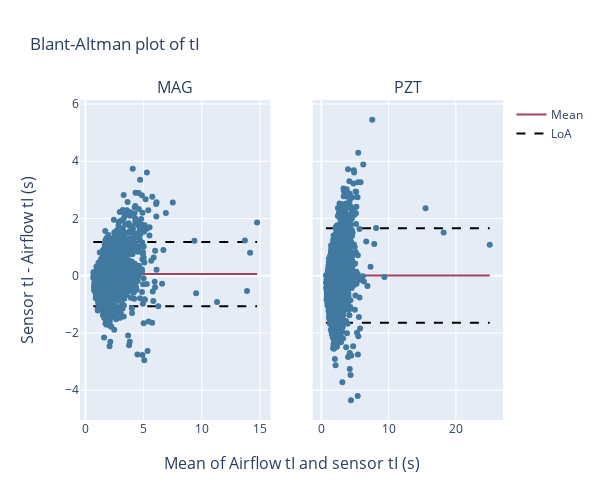
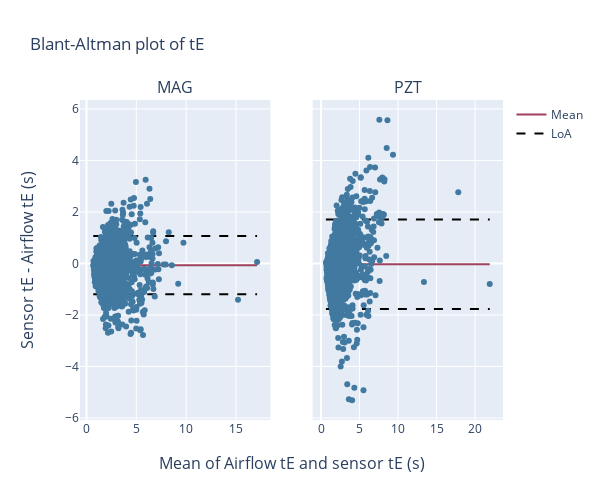
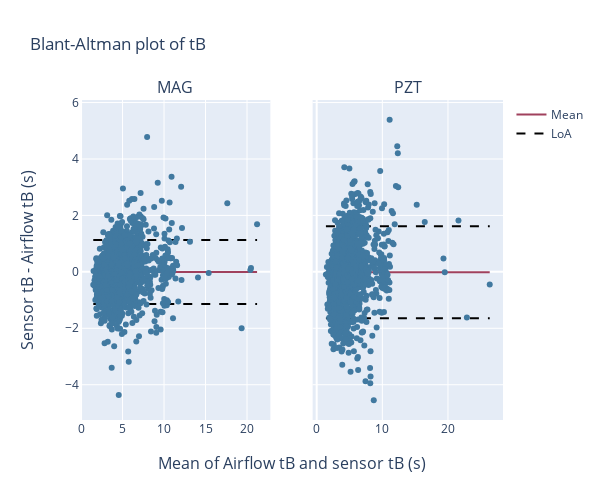

These figures' notebook cell, in order:
### Code cell
for metric in ["tI", "tE", "tB"]:
        bland_altman_plot(overview_all["MAG"][f"{metric} (s)"], overview_all["MAG"][f"{metric} airflow (s)"], overview_all["PZT"][f"{metric} (s)"], overview_all["PZT"][f"{metric} airflow (s)"], metric)

### Figure 1 — Plotly figure (JSON) as saved in the notebook; plotly's stock layout.template omitted (floating-point values rounded to 4 significant figures; data arrays with more than 128 entries replaced by an {"elided": "..."} marker saying what was removed)
{"data": [{"line": {"color": "#A0415D", "width": 2}, "mode": "lines", "name": "Mean", "showlegend": true, "type": "scatter", "x": [0.68, 14.75], "xaxis": "x", "y": [0.05704, 0.05704], "yaxis": "y"}, {"line": {"color": "black", "dash": "dash", "width": 2}, "mode": "lines", "name": "LoA", "showlegend": true, "type": "scatter", "x": [0.68, 14.75], "xaxis": "x", "y": [1.182, 1.182], "yaxis": "y"}, {"line": {"color": "black", "dash": "dash", "width": 2}, "mode": "lines", "showlegend": false, "type": "scatter", "x": [0.68, 14.75], "xaxis": "x", "y": [-1.068, -1.068], "yaxis": "y"}, {"marker": {"color": "#4179A0"}, "mode": "markers", "showlegend": false, "type": "scatter", "x": {"elided": "3407 float values"}, "xaxis": "x", "y": {"elided": "3407 float values"}, "yaxis": "y"}, {"line": {"color": "#A0415D", "width": 2}, "mode": "lines", "name": "Mean", "showlegend": false, "type": "scatter", "x": [0.66, 25.04], "xaxis": "x2", "y": [0.007903, 0.007903], "yaxis": "y2"}, {"line": {"color": "black", "dash": "dash", "width": 2}, "mode": "lines", "name": "LoA", "showlegend": false, "type": "scatter", "x": [0.66, 25.04], "xaxis": "x2", "y": [1.662, 1.662], "yaxis": "y2"}, {"line": {"color": "black", "dash": "dash", "width": 2}, "mode": "lines", "showlegend": false, "type": "scatter", "x": [0.66, 25.04], "xaxis": "x2", "y": [-1.646, -1.646], "yaxis": "y2"}, {"marker": {"color": "#4179A0"}, "mode": "markers", "showlegend": false, "type": "scatter", "x": {"elided": "3357 float values"}, "xaxis": "x2", "y": {"elided": "3357 float values"}, "yaxis": "y2"}], "layout": {"annotations": [{"font": {"size": 16}, "showarrow": false, "text": "MAG", "x": 0.225, "xanchor": "center", "xref": "paper", "y": 1, "yanchor": "bottom", "yref": "paper"}, {"font": {"size": 16}, "showarrow": false, "text": "PZT", "x": 0.775, "xanchor": "center", "xref": "paper", "y": 1, "yanchor": "bottom", "yref": "paper"}, {"font": {"size": 16}, "showarrow": false, "text": "Mean of Airflow tI and sensor tI (s)", "x": 0.5, "xanchor": "center", "xref": "paper", "y": 0, "yanchor": "top", "yref": "paper", "yshift": -30}, {"font": {"size": 16}, "showarrow": false, "text": "Sensor tI - Airflow tI (s)", "textangle": -90, "x": 0, "xanchor": "right", "xref": "paper", "xshift": -40, "y": 0.5, "yanchor": "middle", "yref": "paper"}], "height": 500, "title": {"text": "Blant-Altman plot of tI"}, "width": 600, "xaxis": {"anchor": "y", "domain": [0, 0.45]}, "xaxis2": {"anchor": "y2", "domain": [0.55, 1]}, "yaxis": {"anchor": "x", "domain": [0, 1], "showticklabels": true}, "yaxis2": {"anchor": "x2", "domain": [0, 1], "matches": "y", "showticklabels": false}}}

### Figure 2 — Plotly figure (JSON) as saved in the notebook; plotly's stock layout.template omitted (floating-point values rounded to 4 significant figures; data arrays with more than 128 entries replaced by an {"elided": "..."} marker saying what was removed)
{"data": [{"line": {"color": "#A0415D", "width": 2}, "mode": "lines", "name": "Mean", "showlegend": true, "type": "scatter", "x": [0.68, 17.12], "xaxis": "x", "y": [-0.06454, -0.06454], "yaxis": "y"}, {"line": {"color": "black", "dash": "dash", "width": 2}, "mode": "lines", "name": "LoA", "showlegend": true, "type": "scatter", "x": [0.68, 17.12], "xaxis": "x", "y": [1.063, 1.063], "yaxis": "y"}, {"line": {"color": "black", "dash": "dash", "width": 2}, "mode": "lines", "showlegend": false, "type": "scatter", "x": [0.68, 17.12], "xaxis": "x", "y": [-1.192, -1.192], "yaxis": "y"}, {"marker": {"color": "#4179A0"}, "mode": "markers", "showlegend": false, "type": "scatter", "x": {"elided": "3391 float values"}, "xaxis": "x", "y": {"elided": "3391 float values"}, "yaxis": "y"}, {"line": {"color": "#A0415D", "width": 2}, "mode": "lines", "name": "Mean", "showlegend": false, "type": "scatter", "x": [0.635, 21.9], "xaxis": "x2", "y": [-0.02948, -0.02948], "yaxis": "y2"}, {"line": {"color": "black", "dash": "dash", "width": 2}, "mode": "lines", "name": "LoA", "showlegend": false, "type": "scatter", "x": [0.635, 21.9], "xaxis": "x2", "y": [1.707, 1.707], "yaxis": "y2"}, {"line": {"color": "black", "dash": "dash", "width": 2}, "mode": "lines", "showlegend": false, "type": "scatter", "x": [0.635, 21.9], "xaxis": "x2", "y": [-1.766, -1.766], "yaxis": "y2"}, {"marker": {"color": "#4179A0"}, "mode": "markers", "showlegend": false, "type": "scatter", "x": {"elided": "3345 float values"}, "xaxis": "x2", "y": {"elided": "3345 float values"}, "yaxis": "y2"}], "layout": {"annotations": [{"font": {"size": 16}, "showarrow": false, "text": "MAG", "x": 0.225, "xanchor": "center", "xref": "paper", "y": 1, "yanchor": "bottom", "yref": "paper"}, {"font": {"size": 16}, "showarrow": false, "text": "PZT", "x": 0.775, "xanchor": "center", "xref": "paper", "y": 1, "yanchor": "bottom", "yref": "paper"}, {"font": {"size": 16}, "showarrow": false, "text": "Mean of Airflow tE and sensor tE (s)", "x": 0.5, "xanchor": "center", "xref": "paper", "y": 0, "yanchor": "top", "yref": "paper", "yshift": -30}, {"font": {"size": 16}, "showarrow": false, "text": "Sensor tE - Airflow tE (s)", "textangle": -90, "x": 0, "xanchor": "right", "xref": "paper", "xshift": -40, "y": 0.5, "yanchor": "middle", "yref": "paper"}], "height": 500, "title": {"text": "Blant-Altman plot of tE"}, "width": 600, "xaxis": {"anchor": "y", "domain": [0, 0.45]}, "xaxis2": {"anchor": "y2", "domain": [0.55, 1]}, "yaxis": {"anchor": "x", "domain": [0, 1], "showticklabels": true}, "yaxis2": {"anchor": "x2", "domain": [0, 1], "matches": "y", "showticklabels": false}}}

### Figure 3 — Plotly figure (JSON) as saved in the notebook; plotly's stock layout.template omitted (floating-point values rounded to 4 significant figures; data arrays with more than 128 entries replaced by an {"elided": "..."} marker saying what was removed)
{"data": [{"line": {"color": "#A0415D", "width": 2}, "mode": "lines", "name": "Mean", "showlegend": true, "type": "scatter", "x": [1.47, 21.21], "xaxis": "x", "y": [-0.007367, -0.007367], "yaxis": "y"}, {"line": {"color": "black", "dash": "dash", "width": 2}, "mode": "lines", "name": "LoA", "showlegend": true, "type": "scatter", "x": [1.47, 21.21], "xaxis": "x", "y": [1.128, 1.128], "yaxis": "y"}, {"line": {"color": "black", "dash": "dash", "width": 2}, "mode": "lines", "showlegend": false, "type": "scatter", "x": [1.47, 21.21], "xaxis": "x", "y": [-1.143, -1.143], "yaxis": "y"}, {"marker": {"color": "#4179A0"}, "mode": "markers", "showlegend": false, "type": "scatter", "x": {"elided": "3278 float values"}, "xaxis": "x", "y": {"elided": "3278 float values"}, "yaxis": "y"}, {"line": {"color": "#A0415D", "width": 2}, "mode": "lines", "name": "Mean", "showlegend": false, "type": "scatter", "x": [1.405, 26.37], "xaxis": "x2", "y": [-0.01434, -0.01434], "yaxis": "y2"}, {"line": {"color": "black", "dash": "dash", "width": 2}, "mode": "lines", "name": "LoA", "showlegend": false, "type": "scatter", "x": [1.405, 26.37], "xaxis": "x2", "y": [1.616, 1.616], "yaxis": "y2"}, {"line": {"color": "black", "dash": "dash", "width": 2}, "mode": "lines", "showlegend": false, "type": "scatter", "x": [1.405, 26.37], "xaxis": "x2", "y": [-1.644, -1.644], "yaxis": "y2"}, {"marker": {"color": "#4179A0"}, "mode": "markers", "showlegend": false, "type": "scatter", "x": {"elided": "3233 float values"}, "xaxis": "x2", "y": {"elided": "3233 float values"}, "yaxis": "y2"}], "layout": {"annotations": [{"font": {"size": 16}, "showarrow": false, "text": "MAG", "x": 0.225, "xanchor": "center", "xref": "paper", "y": 1, "yanchor": "bottom", "yref": "paper"}, {"font": {"size": 16}, "showarrow": false, "text": "PZT", "x": 0.775, "xanchor": "center", "xref": "paper", "y": 1, "yanchor": "bottom", "yref": "paper"}, {"font": {"size": 16}, "showarrow": false, "text": "Mean of Airflow tB and sensor tB (s)", "x": 0.5, "xanchor": "center", "xref": "paper", "y": 0, "yanchor": "top", "yref": "paper", "yshift": -30}, {"font": {"size": 16}, "showarrow": false, "text": "Sensor tB - Airflow tB (s)", "textangle": -90, "x": 0, "xanchor": "right", "xref": "paper", "xshift": -40, "y": 0.5, "yanchor": "middle", "yref": "paper"}], "height": 500, "title": {"text": "Blant-Altman plot of tB"}, "width": 600, "xaxis": {"anchor": "y", "domain": [0, 0.45]}, "xaxis2": {"anchor": "y2", "domain": [0.55, 1]}, "yaxis": {"anchor": "x", "domain": [0, 1], "showticklabels": true}, "yaxis2": {"anchor": "x2", "domain": [0, 1], "matches": "y", "showticklabels": false}}}
